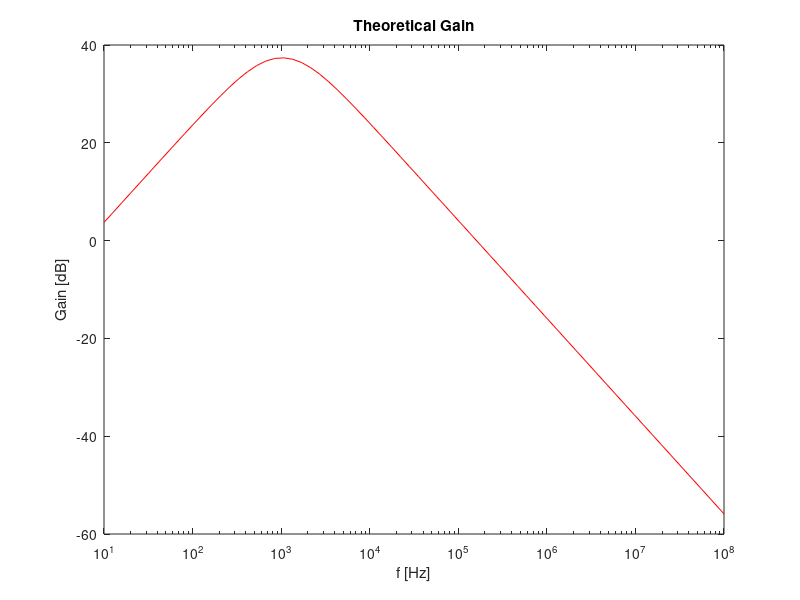

This chart was generated by the following MATLAB code:
close all
clear all

%Used values for resistances and capacitances
C1=220e-9;
C2=220e-9;
C2s=220e-9;
R1=1.e+3;
R2=1.e+3;
%R2p=infinity;
R3=100.e+3;
R4=10.e+3;
R4p=1.e+3;

%Write values in a file
file_chosen_values = fopen("ChosenValues.tex","w");
fprintf(file_chosen_values, "$C_1$ & %.0f\\\\ \\hline\n$C_2$ & %.0f\\\\ \\hline\n$C_{2s}$ & %.0f\\\\ \\hline\n$R_1$ & %.0f\\\\ \\hline\n$R_2$ & %.0f\\\\ \\hline\n$R_{2p}$ & $\\infty$ \\\\ \\hline\n$R_3$ & %.0f\\\\ \\hline\n$R_4$ & %.0f\\\\ \\hline\n$R_{4p}$ & %.0f\\\\ \\hline", C1/(1.e-9), C2/(1.e-9), C2s/(1.e-9), R1/1000, R2/1000, R3/1000, R4/1000, R4p/1000);
fclose (file_chosen_values);

%Compute equivalent R4 and C2 (R2p=infinity, thus it is not necessary)
C2=(C2*C2s)/(C2+C2s);
R4=(R4*R4p)/(R4+R4p);

%Write equivalent resistance and capacitance in a file
file_equivalent_values = fopen("EquivalentValues.tex","w");
fprintf(file_equivalent_values, "$C_{2,eq}$ & %.0f\\\\ \\hline\n$R_{4,eq}$ & %.6e\\\\ \\hline", C2/(1.e-9), R4/1000);
fclose (file_equivalent_values);

%Computing gains for the vector of log with 10 points per decade (7 decades, thus 70 points)
f=logspace(1,8,70);
w=2*pi*f;
teta=((R1*C1*j*w)*(1+R3/R4))./((1+R1*C1*j*w).*(1+R2*C2*j*w));
Gain=20*log10(abs(teta));

%Lower and higher cut-off and central frequencies and gain at the central frequency
wL=1/(R1*C1);
fL=wL/(2*pi);
wH=1/(R2*C2);
fH=wH/(2*pi);
wO=sqrt(wL*wH);
fO=wO/(2*pi);
zeta=((R1*C1*j*wO)*(1+R3/R4))/((1+R1*C1*j*wO)*(1+R2*C2*j*wO));
GainFinal=20*log10(abs(zeta));

%Input and output impedances at the calculated central frequency
Zinput=R1+1/(j*wO*C1);
Zoutput=1/(1/R2+j*wO*C2);
  
%Write final values in file
file_final = fopen("FinalValues.tex","w");
fprintf(file_final,"$|Z_I|$ & %.6e \\\\ \\hline\n$|Z_O|$ & %.6e \\\\ \\hline\n$f_L$ & %.6e \\\\ \\hline\n$f_H$ & %.6e \\\\ \\hline\n $f_O$ & %.6e \\\\ \\hline\n Gain & %.6e \\\\ \\hline", abs(Zinput), abs(Zoutput), fL, fH, fO, GainFinal);
fclose (file_final);

%Plot the gain
fig_gain = figure ("Visible", "off");
semilogx(f, Gain, "r");
xlabel("f [Hz]");
ylabel("Gain [dB]");
title("Theoretical Gain");
print (fig_gain, "gain_plot.eps", "-depsc");

close all;
